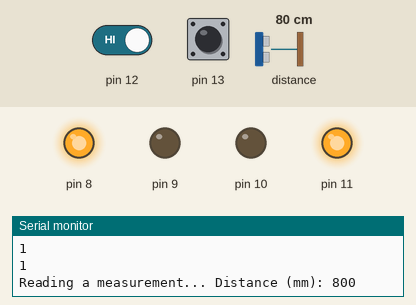
This sketch was run on a simulated Arduino Uno, built with avr-gcc and run on an emulated ATmega328P. Shown: output pins drawn as LEDs (lit = HIGH), the last lines printed to the serial monitor. Dashed ring = blinking. The inputs (shaded band) are chosen by the test bench; at power-on: pin 12 HIGH, distance to the obstacle 80 cm, pin 13 HIGH.

Above: at 1.2 s.
1.3 s: pin 12 driven LOW
At 1.7 s:
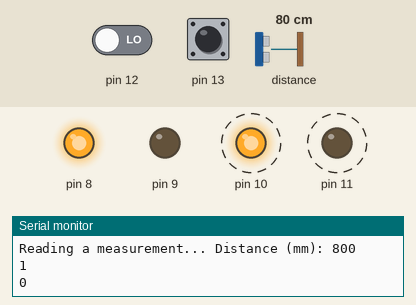
7.3 s: pin 12 driven HIGH
At 8.3 s:
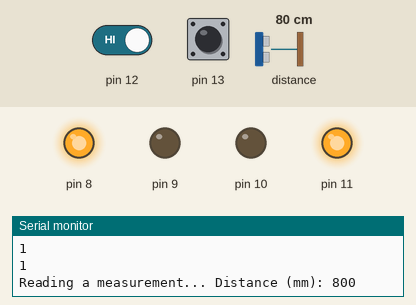
10.3 s: distance to the obstacle set to 33 cm
11.8 s: distance to the obstacle set to 28 cm
At 12.4 s:
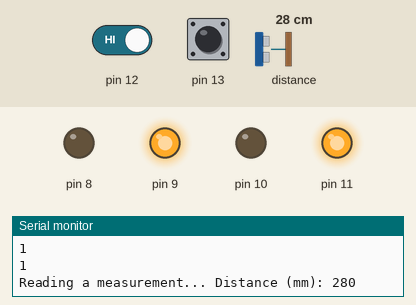
13.5 s: distance to the obstacle set to 35 cm
At 15.1 s:
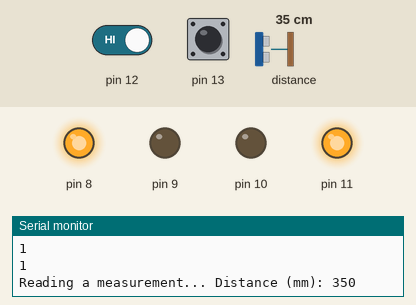
Timing chart, 0 to 16.1 s (numbered marks = the images above; inputs shaded):
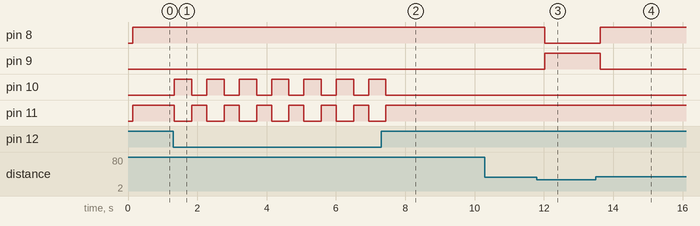

Measured:
- the behaviour switches between 31 and 30 cm on distance to the obstacle (found by bisection; images 2 and 3)
- after the input at 1.3 s, pin 10: alternates HIGH for 0.50 s and LOW for 0.43 s, starting at once; pin 11: alternates HIGH for 0.43 s and LOW for 0.50 s, starting at once
- after the input at 7.3 s, pin 10: goes on until 7.4 s, then stays LOW; pin 11: goes on until 7.4 s, then stays HIGH
- after the input at 11.8 s, pin 8: HIGH → LOW after 0.23 s; pin 9: LOW → HIGH after 0.23 s
- after the input at 13.5 s, pin 8: LOW → HIGH after 0.13 s; pin 9: HIGH → LOW after 0.13 s

The sketch:

robot_code_thiago.ino
```cpp
#include "Adafruit_VL53L0X.h"

Adafruit_VL53L0X lox = Adafruit_VL53L0X();
int x;
int y;
#define Z measure.RangeMilliMeter
void setup() {
  // put your setup code here, to run once:
  pinMode(8, OUTPUT);
  pinMode(9, OUTPUT);
  pinMode(10, OUTPUT);
  pinMode(11, OUTPUT);
  pinMode(12, INPUT);
  pinMode(13, INPUT);
  Serial.begin(9600);
  Serial.begin(115200);

  // wait until serial port opens for native USB devices
  while (! Serial) {
    delay(1);
  }

  Serial.println("Adafruit VL53L0X test");
  if (!lox.begin()) {
    Serial.println(F("Failed to boot VL53L0X"));
    while (1);
  }
  // power
  Serial.println(F("VL53L0X API Simple Ranging example\n\n"));

}

void loop() {
  // put your main code here, to run repeatedly:
  VL53L0X_RangingMeasurementData_t measure;

  Serial.print("Reading a measurement... ");
  lox.rangingTest(&measure, false); // pass in 'true' to get debug data printout!

  if (measure.RangeStatus != 4) {  // phase failures have incorrect data
    Serial.print("Distance (mm): "); Serial.println(Z);
  } else {
    Serial.println(" out of range ");
  }

  delay(100);


  x = digitalRead(12);
  y = digitalRead(13);
  Serial.println(y);
  Serial.println(x);
  if (x == LOW) {
    digitalWrite(8, HIGH);
    digitalWrite(9, LOW);
    digitalWrite(10, HIGH);
    digitalWrite(11, LOW);
    delay(500);
    digitalWrite(8, HIGH);
    digitalWrite(9, LOW);
    digitalWrite(10, LOW);
    digitalWrite(11, HIGH);
    delay(300);
  }
  else if (y == LOW) {
    digitalWrite(8, HIGH);
    digitalWrite(9, LOW);
    digitalWrite(10, HIGH);
    digitalWrite(11, LOW);
    delay(500);
    digitalWrite(8, HIGH);
    digitalWrite(9, LOW);
    digitalWrite(10, LOW);
    digitalWrite(11, HIGH);
    delay(300);
  }
  else if (Z > 300) {
    digitalWrite(8, HIGH);
    digitalWrite(9, LOW);
    digitalWrite(10, LOW);
    digitalWrite(11, HIGH);
  }
  else {
    digitalWrite(8, LOW);
    digitalWrite(9, HIGH);
    digitalWrite(10, LOW);
    digitalWrite(11, HIGH);
  }
}
```
